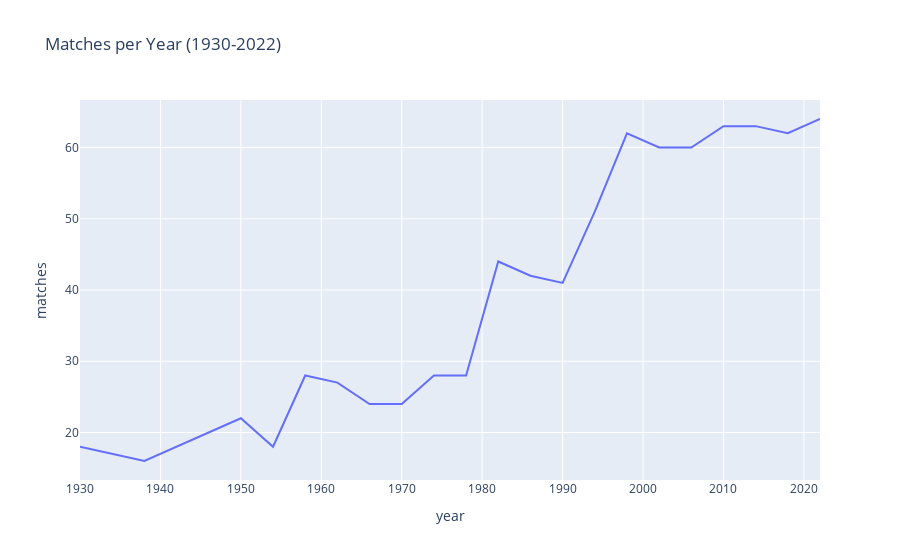

The code cell stored with this chart in its notebook:
### Code cell
fig = px.line(matches_by_year, x="year", y="matches", title="Matches per Year (1930-2022)")
fig

### Figure 1 — Plotly figure (JSON) as saved in the notebook; plotly's stock layout.template omitted (floating-point values rounded to 4 significant figures)
{"data": [{"hovertemplate": "year=%{x}<br>matches=%{y}<extra></extra>", "legendgroup": "", "line": {"color": "#636efa", "dash": "solid"}, "marker": {"symbol": "circle"}, "mode": "lines", "name": "", "orientation": "v", "showlegend": false, "type": "scatter", "x": [1930, 1934, 1938, 1950, 1954, 1958, 1962, 1966, 1970, 1974, 1978, 1982, 1986, 1990, 1994, 1998, 2002, 2006, 2010, 2014, 2018, 2022], "xaxis": "x", "y": [18, 17, 16, 22, 18, 28, 27, 24, 24, 28, 28, 44, 42, 41, 51, 62, 60, 60, 63, 63, 62, 64], "yaxis": "y"}], "layout": {"legend": {"tracegroupgap": 0}, "title": {"text": "Matches per Year (1930-2022)"}, "xaxis": {"anchor": "y", "domain": [0, 1], "title": {"text": "year"}}, "yaxis": {"anchor": "x", "domain": [0, 1], "title": {"text": "matches"}}}}
